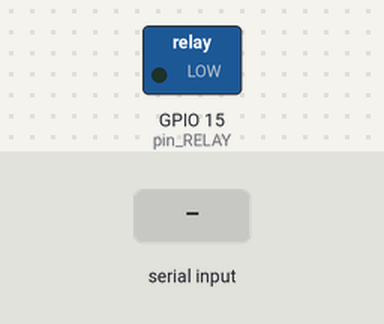
Bench run of a sketch on a simulated ESP32. Parts: switched loads named in the sketch (green lamp = pin HIGH). Inputs (shaded band) come from the test bench. Nothing arrives over Bluetooth unless stated; what the sketch prints to the serial monitor is not drawn.

Above: at 1.2 s.
1.3 s: "mati\n" received over the second serial link
At 2.2 s:
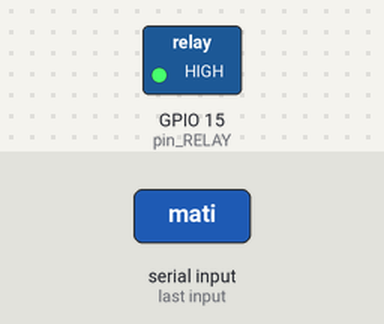
3.1 s: "nyala\n" received over the second serial link
At 3.8 s:
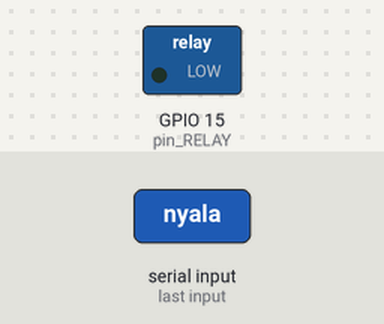
Timing chart, 0 to 6.1 s (numbered marks = the images above; inputs shaded):
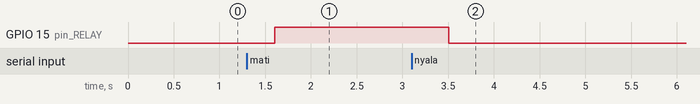

Measured:
- after the input at 1.3 s, GPIO 15 (pin_RELAY): LOW → HIGH after 0.30 s
- after the input at 3.1 s, GPIO 15 (pin_RELAY): HIGH → LOW after 0.40 s

The sketch:

aktuator.ino
```cpp
#include "BluetoothSerial.h"

#if !defined(CONFIG_BT_ENABLED) || !defined(CONFIG_BLUEDROID_ENABLED)
#error Bluetooth is not enabled! Please run `make menuconfig` to and enable it
#endif

BluetoothSerial SerialBT;

//setting timer kirim data
unsigned long previousMillis = 0;    // Stores last time temperature was published
const long interval = 5000;

//data kirim
int count = 0;
//data terima
String pesan="";
void setup() {
  Serial.begin(115200);
  pinMode(15,OUTPUT); //pin RELAY

  SerialBT.begin("ESP32test"); //Bluetooth device name
  Serial.println("The device started, now you can pair it with bluetooth!");
}

void loop() {
  //cek data pada buffer bluetooth
  if (SerialBT.available()){
    char pesanMasuk = SerialBT.read();
    if (pesanMasuk != '\n'){
      pesan += String(pesanMasuk);}
    else{
      pesan = "";}
    Serial.write(pesanMasuk);
  }
  //cek pesan yang diterima oleh ESP32
  if (pesan =="mati"){
    digitalWrite(15, HIGH);
    Serial.println("mati");}

  else if (pesan =="nyala"){
    digitalWrite(15, LOW);
    Serial.println("nyala");
   }
  delay(100);
 }
```
